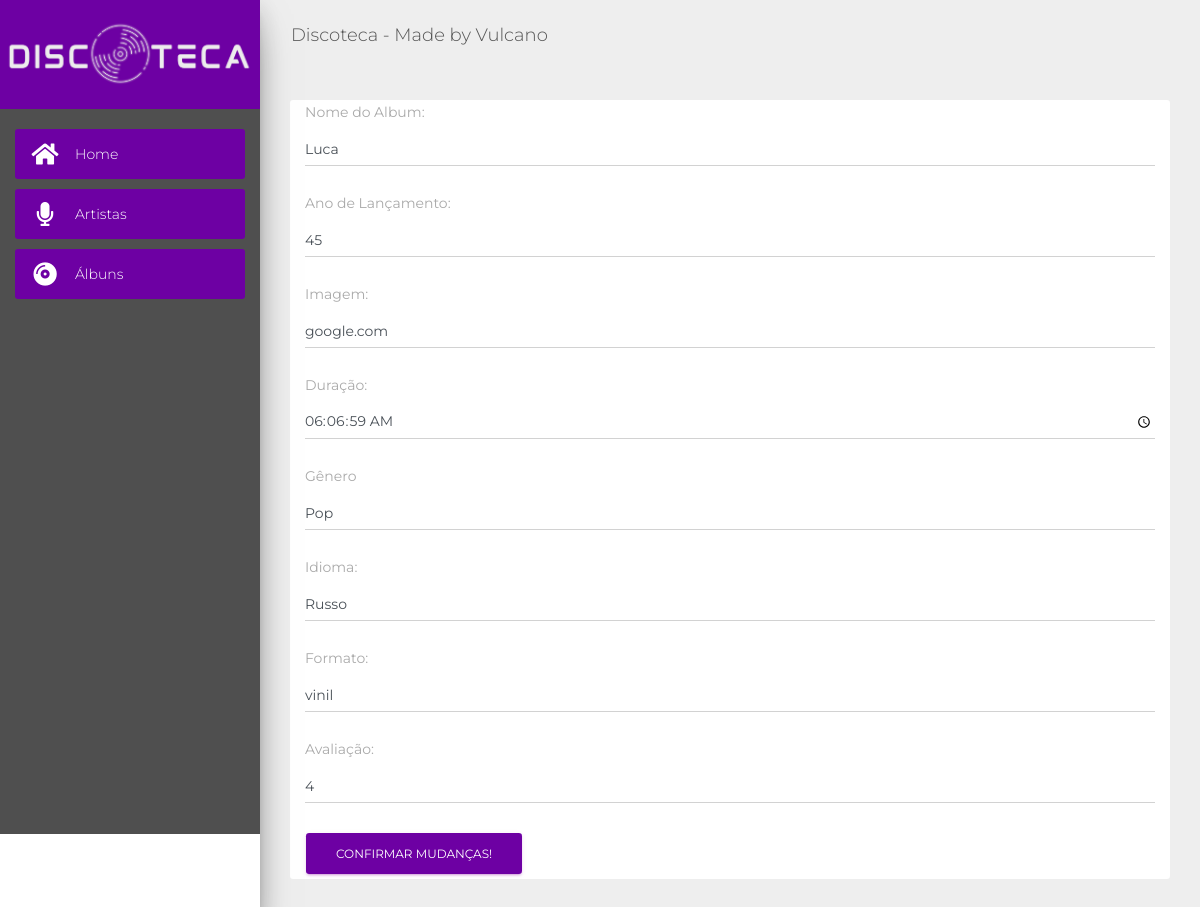
Page /album/editar/39 on the earlier database version.
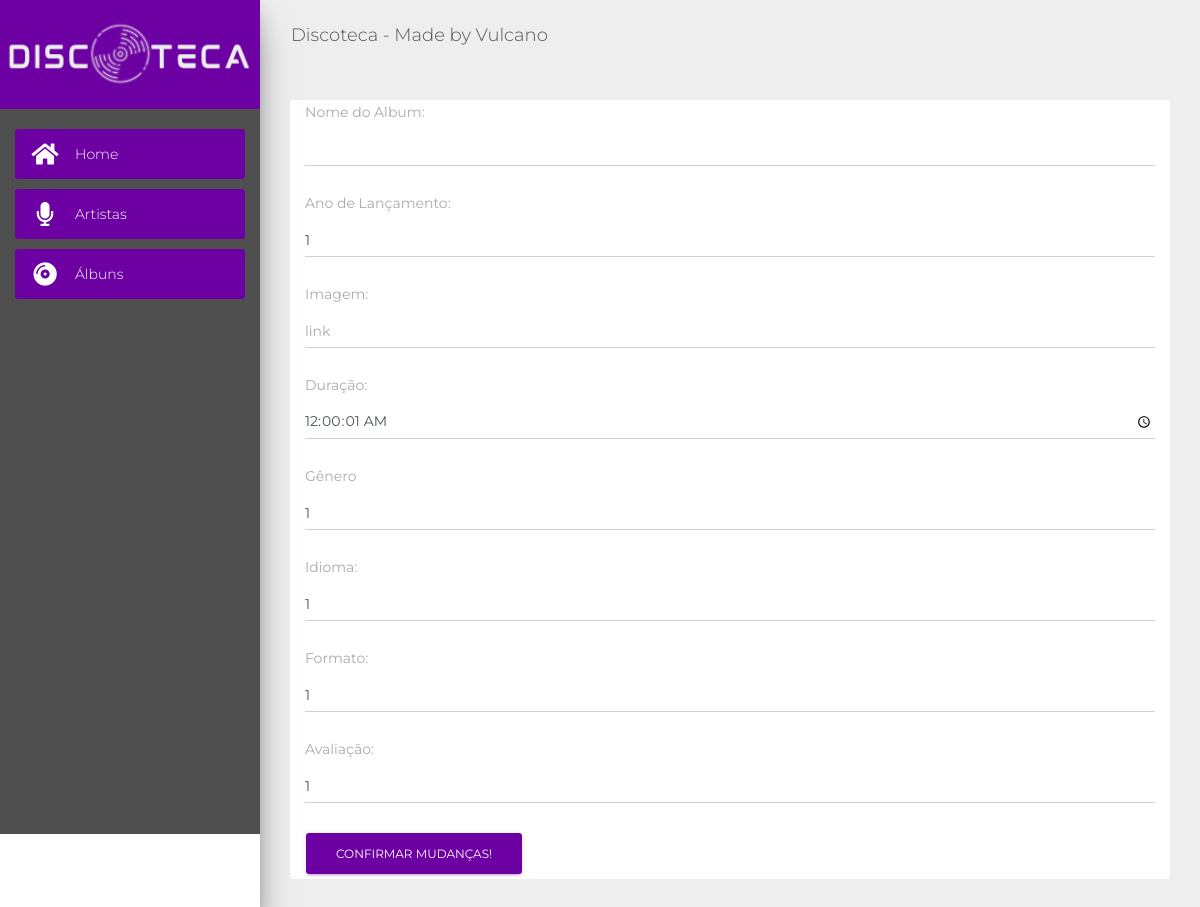
Same page on the later database version.
### discoteca/album/models.py (models this page shows)
class Album(db.Model):
    __tablename__ = "album"
    id              = db.Column(db.Integer, primary_key=True)
    nome            = db.Column(db.String(30), nullable=False)
    ano             = db.Column(db.Integer, nullable=False)
    img             = db.Column(db.String(2083), nullable=True)
    duracao         = db.Column(db.Time)
    genero_musical  = db.Column(db.String(30), nullable=False)
    idioma          = db.Column(db.String(30), nullable=False)
    formato         = db.Column(db.String(30), nullable=False)
    avaliacao       = db.Column(db.Integer, nullable=False)
    artistas        = db.relationship("Artista", secondary=ArtistaAlbum, back_populates="albuns")

### discoteca/album/views.py (the view, shortened to what this page needs)
@album.route('/editar/<_id>', methods=['GET','POST'])
def editar(_id):
    album = Album.query.get_or_404(_id)
    return render_template('editar_album.html', album=album)

### discoteca/album/templates/editar_album.html (shortened to what this page needs)
{% extends 'base.html' %}
{% block content %}
<div class="container-fluid tudo" style="
    text-align: initial;
">
    <form action="" method="POST">
        <label for="nome">Nome do Album:</label>
        <input type="text" name="nome" id="nome" minlength="1" class="form-control" placeholder="Thriller" value="{{album.nome}}" required=>
        <br>
        <label for="ano">Ano de Lançamento:</label>
        <input type="number" name="ano" id="ano" class="form-control" placeholder="2020" value="{{album.ano}}" min="1" required=>
        <br>
        <label for="img">Imagem:</label>
        <input type="text" name="img" id="img" class="form-control" placeholder="link" value="{{album.img}}" >
        <br>
        <label for="duracao">Duração:</label>
        <input type="time" step='1' min="00:00:01" max="20:00:00" name="duracao" id="duracao" class="form-control" value="{{album.duracao}}" required=>
        <br>
        <label for="genero_musical">Gênero</label>
        <input type="text" name="genero_musical" id="genero_musical" class="form-control" placeholder="Rock" value="{{album.genero_musical}}" required=>
        <br>
        <label for="idioma">Idioma:</label>
        <input type="text" name="idioma" id="idioma" class="form-control" placeholder="Inglês" value="{{album.idioma}}" required=>
        <br>
        <label for="formato">Formato:</label>
        <input type="text" name="formato" id="formato" class="form-control" placeholder="Vinil" value="{{album.formato}}" required=>
        <br>
        <label for="avaliacao">Avaliação:</label>
        <input type="number" name="avaliacao" id="avaliacao" class="form-control" placeholder="5" max="5" min="1" value="{{album.avaliacao}}" required=>
        <br>
        <input type="submit" value="Confirmar Mudanças!" class="btn btn-primary">
    </form>
</div>
{% endblock content %}

### discoteca/templates/base.html (shortened to what this page needs)
<!doctype html>
<html lang="en" class="template">
<head>
  <link rel="stylesheet" href="https://maxcdn.bootstrapcdn.com/font-awesome/latest/css/font-awesome.min.css">
  <link rel="stylesheet" href="https://use.fontawesome.com/releases/v5.7.0/css/all.css">
  <link href="https://cdn.jsdelivr.net/npm/bootstrap@5.0.0-beta1/dist/css/bootstrap.min.css" rel="stylesheet">
  <link href="{{url_for('static', filename='template disc/assets/css/material-dashboard.css')}}" rel="stylesheet" />
</head>
<body>
  <div class="wrapper ">
    <div class="sidebar">
      <div class="logo">
        <a href="{{url_for('home.index')}}">
          <img src="{{url_for('static', filename='template disc/disco.png')}}" width="100%" height="auto">
        </a>
      </div>
      <div class="sidebar-wrapper">
        <ul class="nav">
          <li class="nav-item active  ">
            <a class="nav-link" href="{{url_for('home.index')}}">
              <i class="fas fa-home"></i>
              <p>Home</p>
            </a>
          </li>
          <li class="nav-item active  ">
            <a class="nav-link" href="{{url_for('artista.index')}}">
              <i class="fas fa-microphone"></i>
              <p>Artistas</p>
            </a>
          </li>
          <li class="nav-item active  ">
            <a class="nav-link" href="{{url_for('album.index')}}">
              <i class="fas fa-compact-disc"></i>
              <p>Álbuns</p>
            </a>
          </li>
        </ul>
      </div>
    </div>
    <div class="main-panel">
      <nav class="navbar navbar-expand-lg navbar-transparent navbar-absolute fixed-top ">
        <div class="container-fluid">
          <div class="navbar-wrapper">
            <a class="navbar-brand" href="{{url_for('home.index')}}">Discoteca - Made by Vulcano</a>
          </div>
        </div>
      </nav>
      <div class="content">
        <div class="container-fluid">
          {% block content %}
          {% endblock content %}
        </div>
      </div>
    </div>
  </div>
</body>
</html>

Differences in the rows shown:
changed Album: ano "45" → "1"; duracao "06:06:59" → "00:00:01"; genero_musical "Pop" → "1"; idioma "Russo" → "1"; formato "vinil" → "1"; avaliacao "4" → "1"; nome "Luca" → (not shown); img "google.com" → (not shown)
